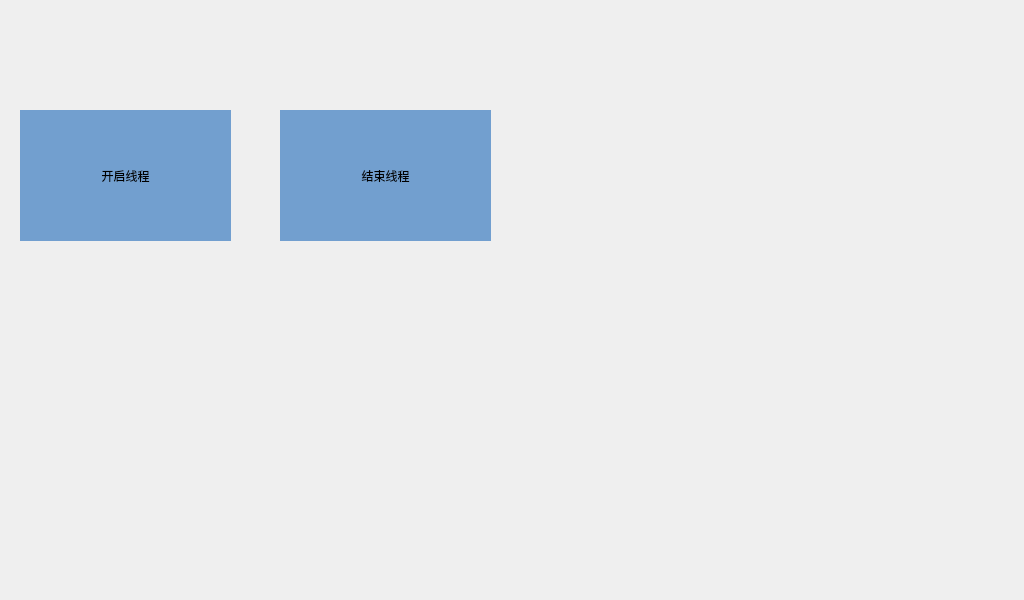
<?xml version="1.0" encoding="UTF-8"?>
<ui version="4.0">
 <class>Widget</class>
 <widget class="QWidget" name="Widget">
  <property name="geometry">
   <rect>
    <x>0</x>
    <y>0</y>
    <width>1024</width>
    <height>600</height>
   </rect>
  </property>
  <property name="windowTitle">
   <string>Widget</string>
  </property>
  <widget class="QPushButton" name="pushButton">
   <property name="geometry">
    <rect>
     <x>20</x>
     <y>110</y>
     <width>211</width>
     <height>131</height>
    </rect>
   </property>
   <property name="styleSheet">
    <string notr="true">QPushButton{
	border: none;
	background-color: rgb(114, 159, 207);
}

QPushButton:hover {
	
	background-color: rgb(52, 101, 164);
}</string>
   </property>
   <property name="text">
    <string>开启线程</string>
   </property>
  </widget>
  <widget class="QPushButton" name="pushButton_2">
   <property name="geometry">
    <rect>
     <x>280</x>
     <y>110</y>
     <width>211</width>
     <height>131</height>
    </rect>
   </property>
   <property name="styleSheet">
    <string notr="true">QPushButton{
	border: none;
	background-color: rgb(114, 159, 207);
}

QPushButton:hover {
	
	background-color: rgb(52, 101, 164);
}</string>
   </property>
   <property name="text">
    <string>结束线程</string>
   </property>
  </widget>
 </widget>
 <resources/>
 <connections/>
</ui>
